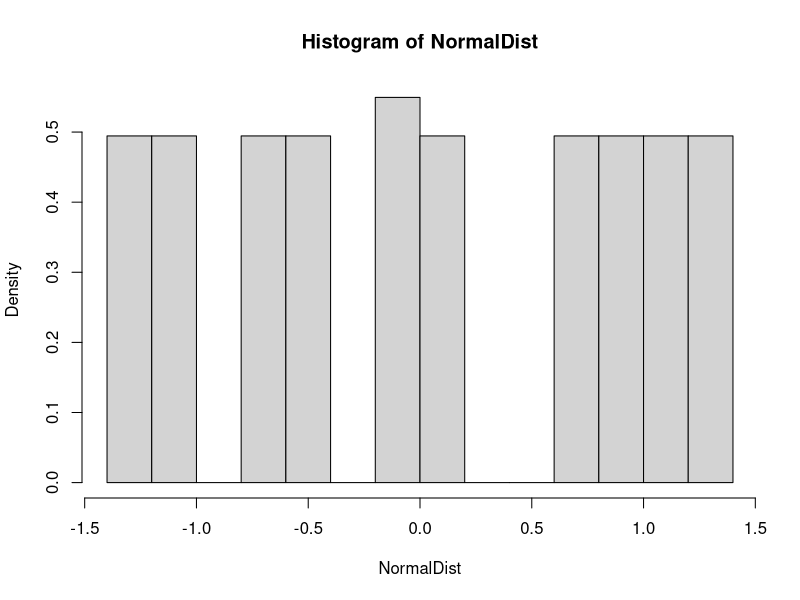

Reproduce this figure in R.
#LCG function
lcg <- function(a,c,m,run.length,seed) {
  x <- rep(0,run.length)
  
  x[1] <- seed
  for (i in 1:(run.length-1)) {
    x[i+1] <- (a * x[i] + c) %% m
  }
  U <- x/m # scale all of the x's to
  # produce uniformly distributed
  # random numbers between [0,1)
  return(list(U=U))
}

#Beasley-Springer-Moro algorithm for approximating the inverse normal
#Input: u, a scalar or matrix with elements between 0 and 1
#Output: x, an approximation for the inverse normal at u
InverseNormal <- function(u){
  
  a0=2.50662823884
  a1=-18.61500062529
  a2=41.39119773534
  a3=-25.44106049637
  b0=-8.47351093090
  b1=23.08336743743
  b2=-21.06224101826
  b3=3.13082909833
  c0=0.3374754822726147
  c1=0.9761690190917186
  c2=0.1607979714918209
  c3=0.0276438810333863
  c4=0.0038405729373609
  c5=0.0003951896511919
  c6=0.0000321767881768
  c7=0.0000002888167364
  c8=0.0000003960315187
  y = u - 0.5
  
  if (abs(y)<0.42)
  {
    r = y*y
    x = y*(((a3*r+a2)*r+a1)*r+a0)/((((b3*r+b2)*r+b1)*r+b0)*r+1)
    
  }
  else
  {
    r = u
    if (y>0){r = 1-u}
    r = log(-log(r))
    x = c0+r*(c1+r*(c2+r*(c3+r*(c4+r*(c5+r*(c6+r*(c7+r*c8)))))))
    if(y<0){x = -x}
    
  }
  return(x)
  
}


#Generate Unifrom Distribution
UDF<-lcg(6,7,23,101,-1000)

UDF <- as.vector(unlist(UDF))

uniform = matrix(0,100,1)

for (i in (1:100))
{
  uniform[i] = UDF[i+1]
}

uniform <- as.vector(unlist(uniform))

part1a = 1 + uniform*1000





#UDF for roulette
UDF<-lcg(6,7,23,101,-1000)

UDF <- as.vector(unlist(UDF))

uniform = matrix(0,100,1)

for (i in (1:100))
{
  uniform[i] = UDF[i+1]
}

#
roulette = matrix(0,10,1)

for (i in (1:10))
{
  roulette[i] = uniform[i*5]
  
}

#10 plays. My number is 32
roulette = floor(1 + 36*roulette)
payoff = -10

for (i in (1:10))
  
{
  if (roulette[i]==32)
  {
    payoff = payoff + 36
  }
}

roulette = matrix(0,100,1)

for (i in (1:100))
{
  roulette[i] = uniform[i]
  
}

#100 plays. My number is 32
roulette = floor(1 + 36*roulette)
payoff2 = -100
for (i in (1:100))
  
{
  if (roulette[i]==32)
  {
    payoff2 = payoff2 + 36
  }
}

roulette = matrix(0,100,1)

for (i in (1:100))
{
  roulette[i] = uniform[i]
  
}


#1000 plays
UDF<-lcg(6,7,23,1001,-1000)

UDF <- as.vector(unlist(UDF))

uniform = matrix(0,1000,1)

for (i in (1:1000))
{
  uniform[i] = UDF[i+1]
}

#
roulette = matrix(0,1000,1)

for (i in (1:1000))
{
  roulette[i] = uniform[i]
  
}

roulette = floor(1 + 36*roulette)

payoff3 = -1000
for (i in (1:1000))
  
{
  if (roulette[i]==32)
  {
    payoff3 = payoff3 + 36
  }
}

#SUnfair roulette

roulette = matrix(0,1000,1)

for (i in (1:1000))
{
  roulette[i] = uniform[i]
  
}

print(roulette)

roulette = floor(1 + 37*roulette)

print(roulette)


payoff4 = -1000
for (i in (1:1000))
  
{
  if (roulette[i]==32)
  {
    payoff4 = payoff4 + 36
  }
}

#Simulating 10,000 Draws from a normal distribution 
UDF<-lcg(6,7,23,10001,-1000)

UDF <- as.vector(unlist(UDF))

uniform = matrix(0,10000,1)

for (i in (1:10000))
{
  uniform[i] = UDF[i+1]
}


NormalDist = matrix(0,10000,1)

for (i in(1:10000))
{
  NormalDist[i] = InverseNormal(uniform[i])
}


#Simulating 100 Draws from a normal distribution 
UDF<-lcg(6,7,23,101,-1000)

UDF <- as.vector(unlist(UDF))

uniform = matrix(0,100,1)

for (i in (1:100))
{
  uniform[i] = UDF[i+1]
}


NormalDist = matrix(0,100,1)

for (i in(1:100))
{
  NormalDist[i] = InverseNormal(uniform[i])
}

hist(NormalDist,freq=FALSE,breaks=10)
